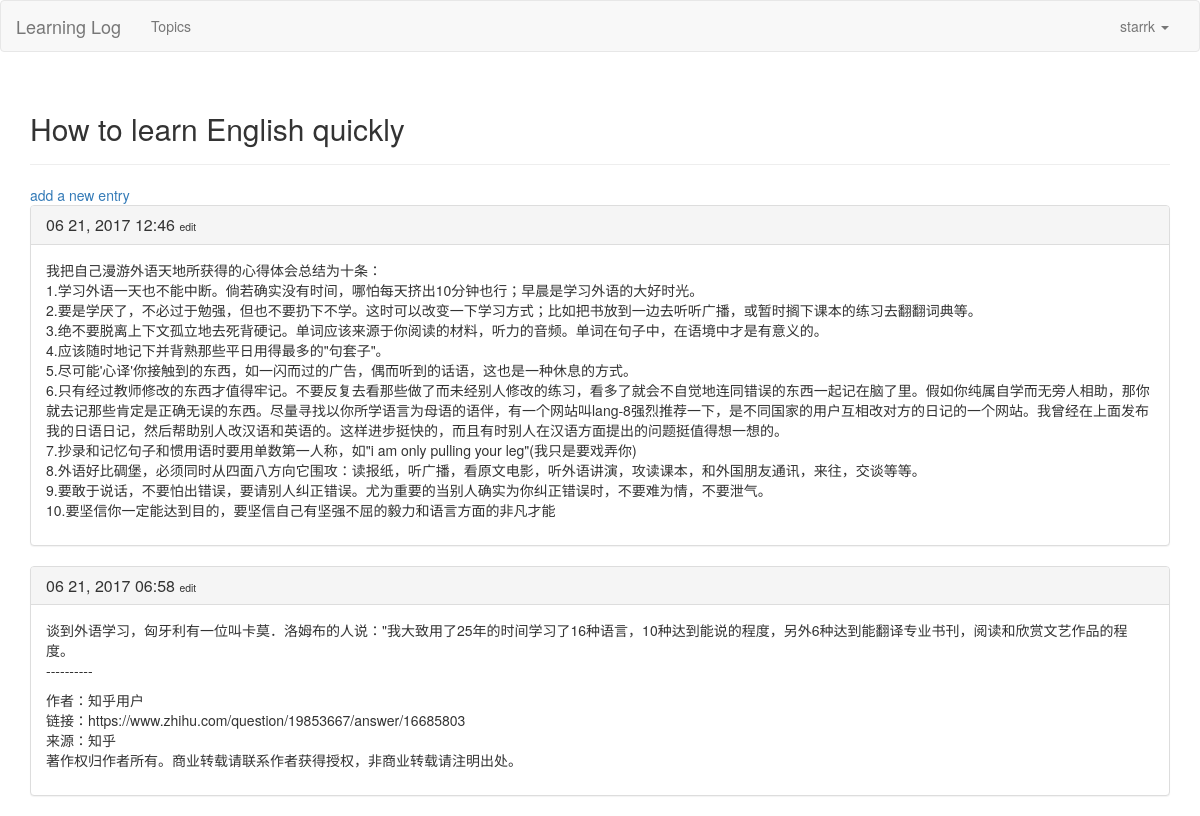
Page /topics/2 (signed in) on the committed database.
### learning_logs/models.py (models this page shows, shortened)
class Topic(models.Model):
    text = models.CharField(max_length=200)
    date_added = models.DateTimeField(auto_now_add=True)
    owner = models.ForeignKey(User)
    def __str__(self):
        return self.text

class Entry(models.Model):
    topic = models.ForeignKey(Topic)
    text = models.TextField()
    date_added = models.DateTimeField(auto_now_add=True)
    class Mate:
        verbose_name_plural = 'entries'

### learning_logs/views.py (the view)
# urls.py: url(r'^topics/(?P<topic_id>\d+)$', views.topic, name='topic'),
@login_required
def topic(request, topic_id):
    topic = Topic.objects.get(id=topic_id)
    if topic.owner != request.user:
        raise Http404
    entries = topic.entry_set.order_by('-date_added')
    context = {'topic': topic, 'entries': entries}
    return render(request, 'learning_logs/topic.html', context)

### learning_logs/templates/learning_logs/topic.html
{% extends "learning_logs/base.html" %}
{% block header %}
    <h2> {{topic}}</h2>
{% endblock header %}
{% block content %}
<a href="{% url 'learning_logs:new_entry' topic.id %}">add a new entry</a>
{% for e in entries %}
<div class="panel panel-default">
<div class="panel-heading">
    <h3 class="panel-title">
        {{e.date_added|date:'m d, Y H:i'}}
        <small>
            <a href="{% url 'learning_logs:edit_entry' e.id %}">edit</a>
        </small>
    </h3>
</div>
<div class="panel-body">
    {{e.text|linebreaks}}
</div>
</div>
{% empty %}
    no entries have been added yet!
{% endfor %}
{% endblock content %}

### learning_logs/templates/learning_logs/base.html (shortened to what this page needs)
{% load bootstrap3 %}
<!DOCTYPE html>
<html lang="en">
<head>
    {% bootstrap_css %}
</head>
<body>
<nav class="navbar navbar-default">
  <div class="container-fluid">
    <div class="navbar-header">
      <a class="navbar-brand" href="{% url 'learning_logs:index' %}">Learning Log</a>
    </div>
    <div class="collapse navbar-collapse" id="bs-example-navbar-collapse-1">
      <ul class="nav navbar-nav">
        <li><a href="{% url 'learning_logs:topics' %}">Topics</a></li>
      </ul>
      <ul class="nav navbar-nav navbar-right">
    {% if user.is_authenticated %}
        <li class="dropdown">
          <a href="#" class="dropdown-toggle" data-toggle="dropdown" role="button" aria-haspopup="true"
          aria-expanded="false">{{user.username}} <span class="caret"></span></a>
        </li>
    {% else %}
        <li><a href="{% url 'users:login' %}">log in</a></li>
        <li><a href="{% url 'users:register' %}">register</a></li>
    {% endif %}
      </ul>
    </div>
  </div>
</nav>
<div class="container">
    <div class="page-header">
        {% block header %}{% endblock header %}
    </div>
    <div>
        {% block content %}{% endblock content %}
    </div>
</div>
</body>
</html>

### rows in the picture
Topic: text "How to learn English quickly"
Entry: date_added "06 21, 2017 12:46", text "我把自己漫游外语天地所获得的心得体会总结为十条： 1.学习外语一天也不能中断。倘若确实没有时间，哪怕每天挤出10分钟也行；早晨是学习外语的大好时光。 2.要是学厌了，不必过于勉强，但也不要扔下不学。这时可以改变一下学习方式；比如把书放到一边去听听广播，或暂时搁下课本的练习去翻翻词典等。 3.绝不要脱离上下文孤立地去死背硬记。单词应该来源于你阅读的材料，听力的音频。单词在句子中，在语境中才是有意义的。 4.应该随时地记下并背熟那些平日用得最多的\"句套子\"。 5.尽可能'心译'你接触到的东西，如一闪而过的广告，偶而听到的话语，这也是一种休息的方式。 6.只有经过教师修改的东西才值得牢记。不要反复去看那些做了而未经别人修改的练习，看多了就会不自觉地连同错误的东西一起记在脑了里。假如你纯属自学而无旁人相助，那你就去记那些肯定是正确无误的东西。尽量寻找以你所学语言为母语的语伴，有一个网站叫lang-8强烈推荐一下，是不同国家的用户互相改对方的日记的一个网站。我曾经在上面发布我的日语日记，然后帮助别人改汉语和英语的。这样进步挺快的，而且有时别人在汉语方面提出的问题挺值得想一想的。 7.抄录和记忆句子和惯用语时要用单数第一人称，如\"i am only pulling your leg\"(我只是要戏弄你) 8.外语好比碉堡，必须同时从四面八方向它围攻：读报纸，听广播，看原文电影，听外语讲演，攻读课本，和外国朋友通讯，来往，交谈等等。 9.要敢于说话，不要怕出错误，要请别人纠正错误。尤为重要的当别人确实为你纠正错误时，不要难为情，不要泄气。…"
Entry: date_added "06 21, 2017 06:58", text "谈到外语学习，匈牙利有一位叫卡莫．洛姆布的人说：\"我大致用了25年的时间学习了16种语言，10种达到能说的程度，另外6种达到能翻译专业书刊，阅读和欣赏文艺作品的程度。 ---------- 作者：知乎用户 链接：https://www.zhihu.com/question/19853667/answer/16685803 来源：知乎 著作权归作者所有。商业转载请联系作者获得授权，非商业转载请注明出处。"

### other values in the picture
{{ user.username }} "starrk"
